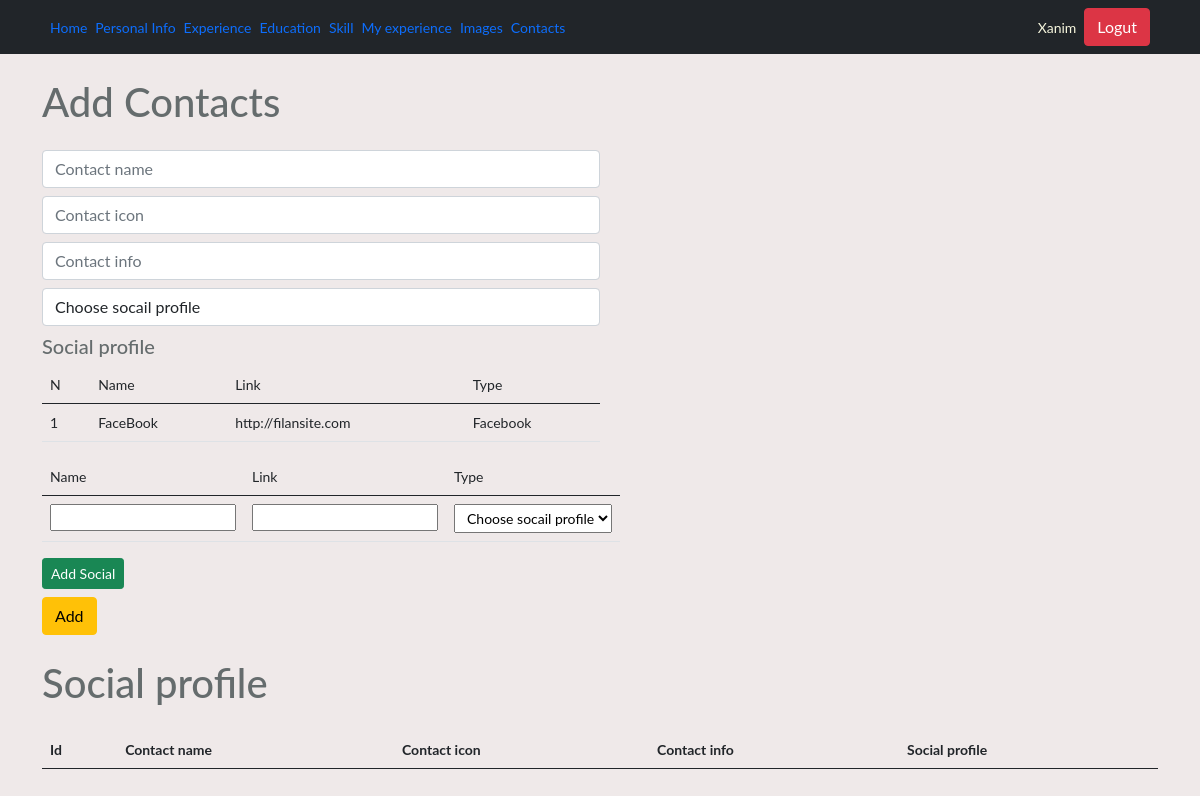
The app's page /admin/socialprof (signed in), older data.
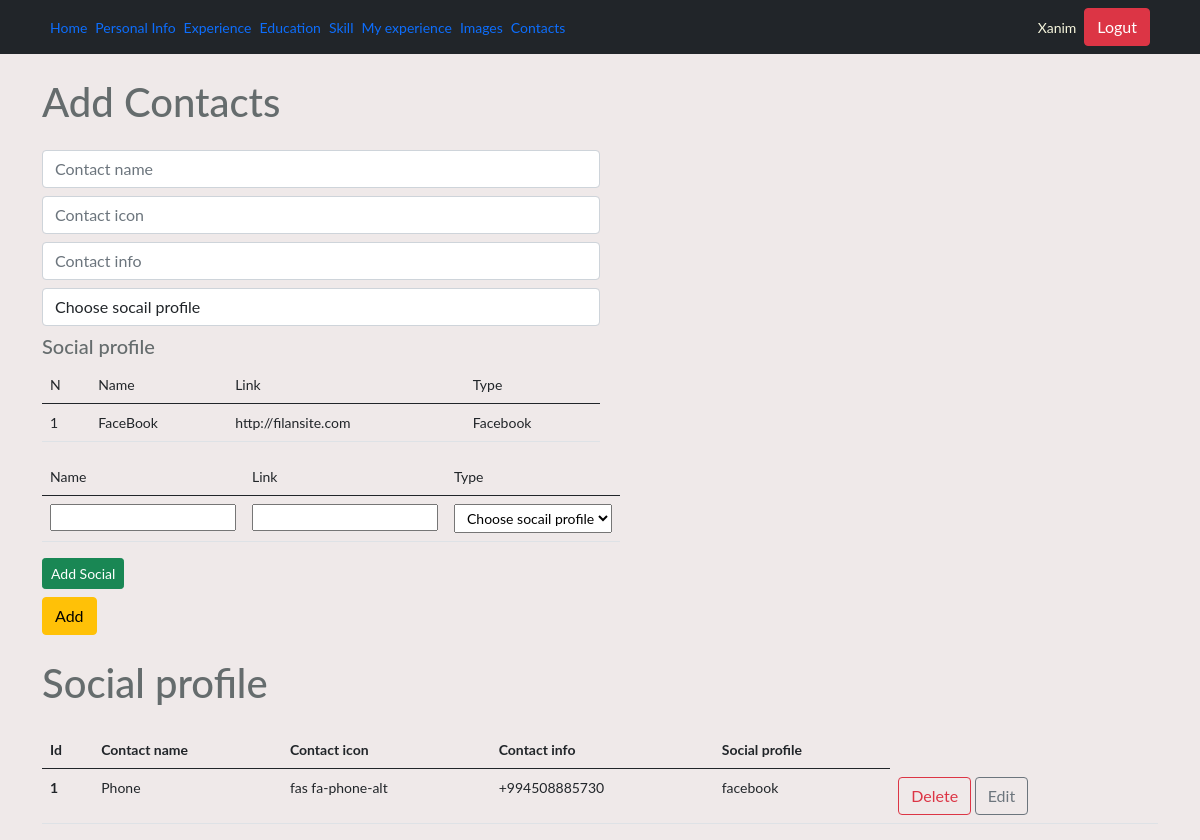
The same page, newer data.
### models.py (models this page shows)
class SocialIcon(db.Model):
    id=db.Column(db.Integer,primary_key=True)
    contact_title=db.Column(db.String(50))
    contact_info=db.Column(db.String(50))
    contact_icon=db.Column(db.String(50))
    socialIcon=db.Column(db.String(50))

### controllers/admin/socialprof.py (the view, shortened to what this page needs)
@app.route('/admin/socialprof',methods=["GET","POST"])
@login_required
def admin_socialicon_index():
    from run import db
    from models import SocialIcon
    social_icons=SocialIcon.query.all()
    return render_template ("admin/socialprof.html" ,social_icons=social_icons)

### controllers/admin/main.py (called while the page is built)
@app.before_request
def before_request():
    g.user = current_user

### run.py (called while the page is built)
@login_manager.user_loader
def load_user(user_id):
    from models import User
    return User.query.get(user_id)

### templates/admin/socialprof.html (shortened to what this page needs)
{% extends "admin/dashboard.html" %} {% block content %}
<div class="container">
  <h1 class="adminpage ml-4 mt-4">Add Contacts</h1>
  <form action="/admin/socialprof" method="POST" class="w-50 ml-4 mt-4">
    <input
      type="text"
      name="contact_title"
      class="form-control my-2"
      placeholder="Contact name"
    />
    <input
      type="text"
      name="contact_icon"
      class="form-control my-2"
      placeholder="Contact icon"
    />
    <input
      type="text"
      name="contact_info"
      class="form-control my-2"
      placeholder="Contact info"
    />
    <select name="socialIcon" id="" class="form-control my-2">
      <option value="0">Choose socail profile</option>
    </select>
    <div class="social-profiles__container">
      <h5>Social profile</h5>
      <table class="table">
        <thead>
          <tr>
            <td>N</td>
            <td>Name</td>
            <td>Link</td>
            <td>Type</td>
          </tr>
        </thead>
        <tbody>
          <tr>
            <td>1</td>
            <td>FaceBook</td>
            <td><span>http://filansite.com</span></td>
            <td>
              <span>Facebook</span>
            </td>
          </tr>
        </tbody>
      </table>
      <table class="table">
        <thead>
          <tr>
            <td>Name</td>
            <td>Link</td>
            <td>Type</td>
          </tr>
        </thead>
        <tbody>
          <tr>
            <td><input type="text" /></td>
            <td><input type="text" /></td>
            <td>
              <select name="socialIcon" id="" class="form-select-sm">
                <option value="0">Choose socail profile</option>
              </select>
            </td>
          </tr>
        </tbody>
      </table>
      <button type="button" class="btn btn-success btn-sm">Add Social</button>
    </div>
    <input type="submit" class="btn btn-warning my-2" value="Add" />
  </form>
  <h1 class="adminpage ml-4 mt-3">Social profile</h1>
  <table class="table table-hover mt-4 ml-4">
    <thead>
      <tr>
        <th scope="col">Id</th>
        <th scope="col">Contact name</th>
        <th scope="col">Contact icon</th>
        <th scope="col">Contact info</th>
        <th scope="col">Social profile</th>
      </tr>
    </thead>
    <tbody>
      {% for social_icon in social_icons %}
      <tr>
        <th scope="row">{{social_icon.id}}</th>
        <td>{{social_icon.contact_title}}</td>
        <td>{{social_icon.contact_icon}}</td>
        <td>{{social_icon.contact_info}}</td>
        <td>{{social_icon.socialIcon}}</td>
        <td>
          <a
            href="/deletesocialicon/{{social_icon.id}}"
            class="btn btn-outline-danger"
            >Delete</a
          >
          <a
            href="/updatesocialicon/{{social_icon.id}}"
            class="btn btn-outline-secondary"
            >Edit</a
          >
        </td>
      </tr>
      {% endfor %}
    </tbody>
  </table>
</div>
{% endblock %}

Row changes from the older to the newer data that the page shows:
added SocialIcon: id "1", contact_title "Phone", contact_icon "fas fa-phone-alt", contact_info "+994508885730", socialIcon "facebook"
